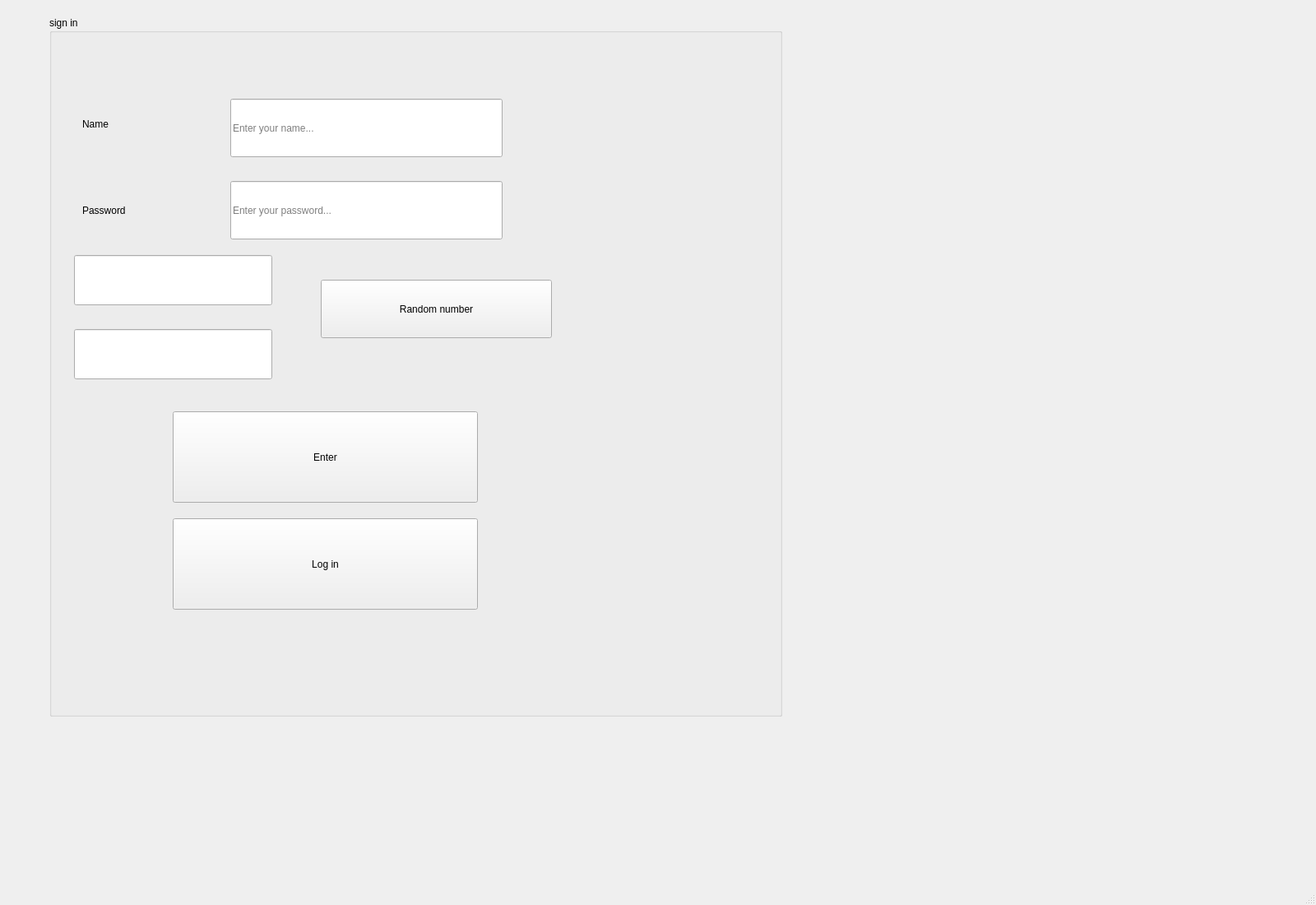
<?xml version="1.0" encoding="UTF-8"?>
<ui version="4.0">
 <class>page2</class>
 <widget class="QMainWindow" name="page2">
  <property name="geometry">
   <rect>
    <x>0</x>
    <y>0</y>
    <width>1600</width>
    <height>1100</height>
   </rect>
  </property>
  <property name="windowTitle">
   <string>MainWindow</string>
  </property>
  <property name="styleSheet">
   <string notr="true"/>
  </property>
  <widget class="QWidget" name="centralwidget">
   <widget class="QGroupBox" name="groupBox">
    <property name="geometry">
     <rect>
      <x>60</x>
      <y>20</y>
      <width>891</width>
      <height>851</height>
     </rect>
    </property>
    <property name="title">
     <string>sign in</string>
    </property>
    <widget class="QLineEdit" name="randlineEdit">
     <property name="geometry">
      <rect>
       <x>30</x>
       <y>290</y>
       <width>241</width>
       <height>61</height>
      </rect>
     </property>
     <property name="styleSheet">
      <string notr="true">font: 12pt &quot;MS Shell Dlg 2&quot;;
border-color: rgb(255, 255, 255);</string>
     </property>
    </widget>
    <widget class="QPushButton" name="pushButton">
     <property name="geometry">
      <rect>
       <x>330</x>
       <y>320</y>
       <width>281</width>
       <height>71</height>
      </rect>
     </property>
     <property name="styleSheet">
      <string notr="true">font: 10pt &quot;MS Shell Dlg 2&quot;;</string>
     </property>
     <property name="text">
      <string>Random number</string>
     </property>
    </widget>
    <widget class="QLineEdit" name="enterNumLineEdit">
     <property name="geometry">
      <rect>
       <x>30</x>
       <y>380</y>
       <width>241</width>
       <height>61</height>
      </rect>
     </property>
    </widget>
    <widget class="QPushButton" name="pushButton_2">
     <property name="geometry">
      <rect>
       <x>150</x>
       <y>480</y>
       <width>371</width>
       <height>111</height>
      </rect>
     </property>
     <property name="styleSheet">
      <string notr="true">font: 11pt &quot;MS Shell Dlg 2&quot;;</string>
     </property>
     <property name="text">
      <string>Enter</string>
     </property>
    </widget>
    <widget class="QLabel" name="label">
     <property name="geometry">
      <rect>
       <x>40</x>
       <y>110</y>
       <width>131</width>
       <height>41</height>
      </rect>
     </property>
     <property name="styleSheet">
      <string notr="true">font: 10pt &quot;MS Shell Dlg 2&quot;;</string>
     </property>
     <property name="text">
      <string>Name</string>
     </property>
    </widget>
    <widget class="QLabel" name="label_2">
     <property name="geometry">
      <rect>
       <x>40</x>
       <y>210</y>
       <width>151</width>
       <height>51</height>
      </rect>
     </property>
     <property name="styleSheet">
      <string notr="true">font: 10pt &quot;MS Shell Dlg 2&quot;;</string>
     </property>
     <property name="text">
      <string>Password</string>
     </property>
    </widget>
    <widget class="QLineEdit" name="namelineEdit">
     <property name="geometry">
      <rect>
       <x>220</x>
       <y>100</y>
       <width>331</width>
       <height>71</height>
      </rect>
     </property>
     <property name="styleSheet">
      <string notr="true"/>
     </property>
     <property name="placeholderText">
      <string>Enter your name...</string>
     </property>
    </widget>
    <widget class="QLineEdit" name="passlineEdit">
     <property name="geometry">
      <rect>
       <x>220</x>
       <y>200</y>
       <width>331</width>
       <height>71</height>
      </rect>
     </property>
     <property name="placeholderText">
      <string>Enter your password...</string>
     </property>
    </widget>
    <widget class="QPushButton" name="logpushButton">
     <property name="geometry">
      <rect>
       <x>150</x>
       <y>610</y>
       <width>371</width>
       <height>111</height>
      </rect>
     </property>
     <property name="text">
      <string>Log in</string>
     </property>
    </widget>
   </widget>
  </widget>
  <widget class="QMenuBar" name="menubar">
   <property name="geometry">
    <rect>
     <x>0</x>
     <y>0</y>
     <width>1600</width>
     <height>21</height>
    </rect>
   </property>
  </widget>
  <widget class="QStatusBar" name="statusbar"/>
 </widget>
 <resources/>
 <connections/>
</ui>
